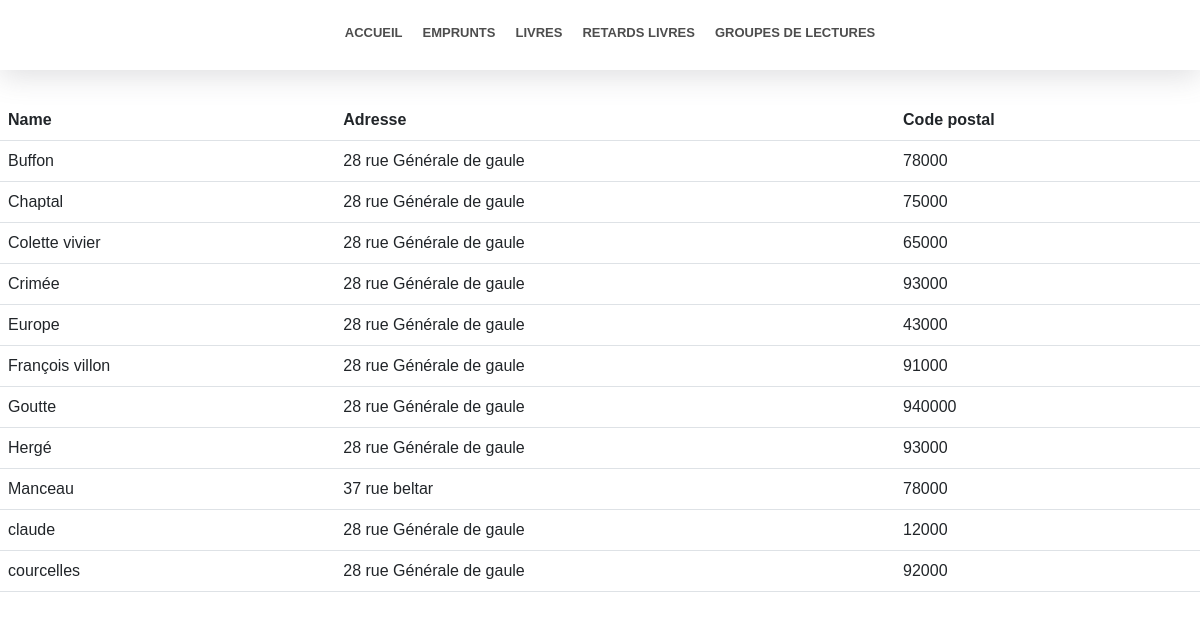
/libraire/bibliotheque, run on the app's committed database.
### accounts/models.py (models this page shows, shortened)
class Biliotheque(models.Model):
    name = models.CharField(max_length=60)
    adresse = models.CharField(max_length=60)
    cp = models.CharField(max_length=60)

### livre/views.py (the view)
# urls.py: path('libraire/bibliotheque', livre_views.bibliotheque, name="livraire_bibliotheque"),
def bibliotheque(request):
    context = {}
    context["bibliotheques"] = Biliotheque.objects.order_by("name")
    return render(request, 'libraire/bibliotheque.html', context=context)

### templates/libraire/bibliotheque.html
{% extends 'libraire/base-libraire.html' %}
{% block content %}
    <div style="height: 100px"></div>
    <section style="max-width: 1400px;margin: auto;">
        <table class="table">
            <thead>
                <tr>
                    <th>Name</th>
                    <th>Adresse</th>
                    <th>Code postal</th>
                </tr>
            </thead>
            <tbody>
                {% for bibliotheque in bibliotheques %}
                    <tr>
                        <td>{{ bibliotheque.name }}</td>
                        <td>{{ bibliotheque.adresse }}</td>
                        <td>{{ bibliotheque.cp }}</td>
                    </tr>
                {% endfor %}
            </tbody>
        </table>
    </section>
{% endblock %}

### static/css/main.css (style rules this page uses)
section { font-family: "Public Sans", sans-serif; }
body { margin: 0; }

### data on the page
Biliotheque: name "Buffon", adresse "28 rue Générale de gaule", cp "78000"
Biliotheque: name "Chaptal", adresse "28 rue Générale de gaule", cp "75000"
Biliotheque: name "Colette vivier", adresse "28 rue Générale de gaule", cp "65000"
Biliotheque: name "Crimée", adresse "28 rue Générale de gaule", cp "93000"
Biliotheque: name "Europe", adresse "28 rue Générale de gaule", cp "43000"
Biliotheque: name "François villon", adresse "28 rue Générale de gaule", cp "91000"
Biliotheque: name "Goutte", adresse "28 rue Générale de gaule", cp "940000"
Biliotheque: name "Hergé", adresse "28 rue Générale de gaule", cp "93000"
Biliotheque: name "Manceau", adresse "37 rue beltar", cp "78000"
Biliotheque: name "claude", adresse "28 rue Générale de gaule", cp "12000"
Biliotheque: name "courcelles", adresse "28 rue Générale de gaule", cp "92000"
